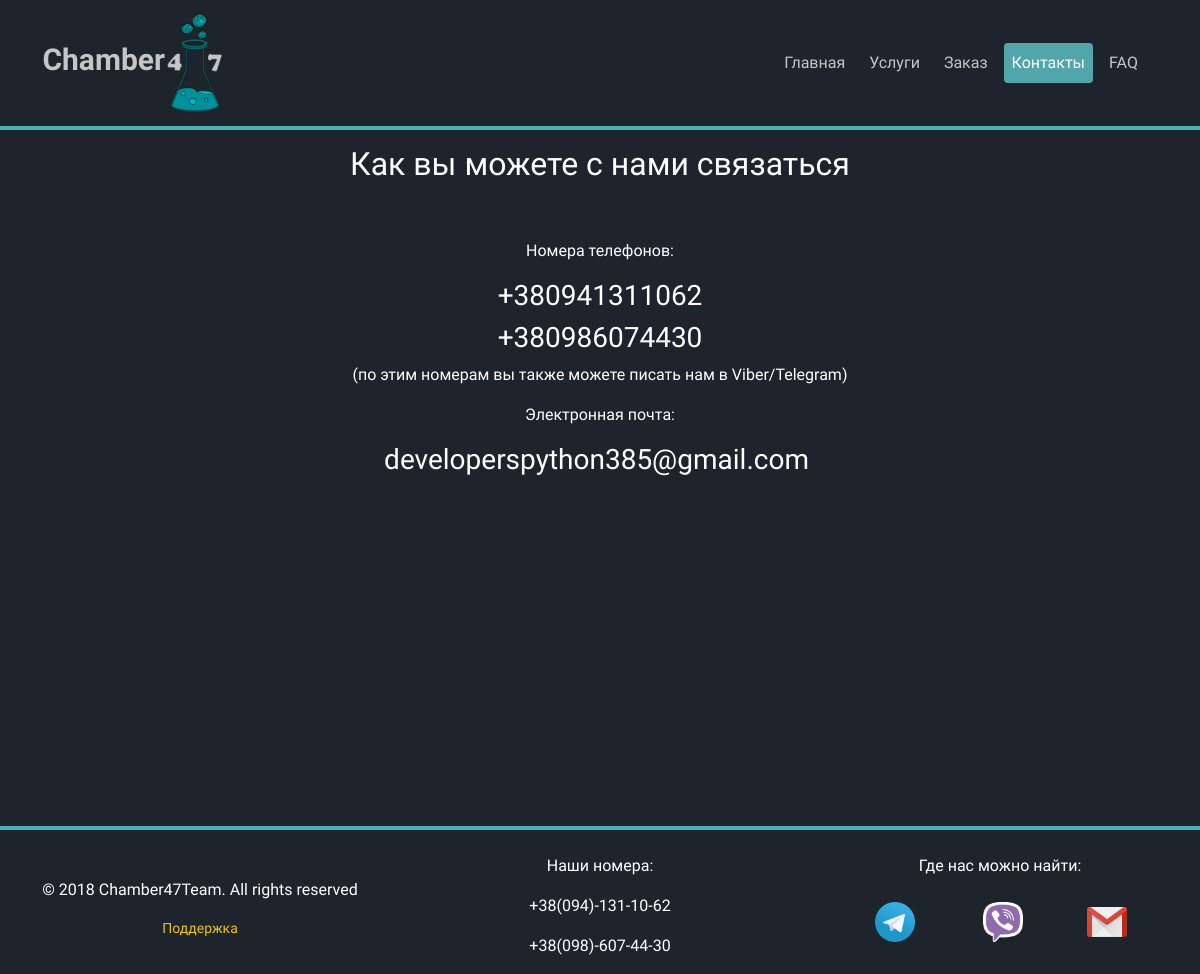
The app's page /main/contacts, older data.
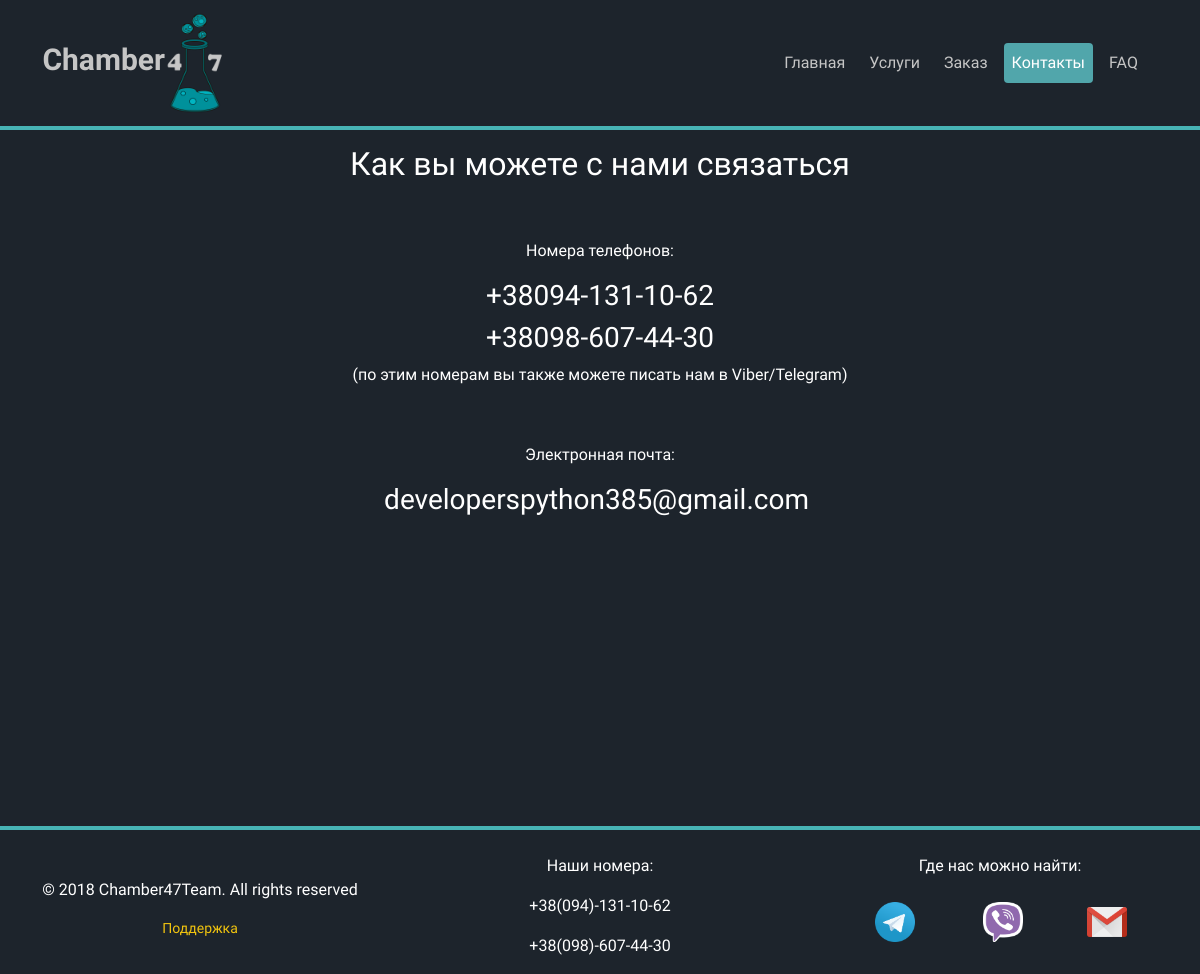
The same page, newer data.
### main_app/models.py (models this page shows, shortened)
class Contact(models.Model):
    class Meta:
        ordering = ['title']
        verbose_name = 'Описание для контактов'
        verbose_name_plural = 'Описание для контактов'
    title = models.CharField(max_length=100, db_index=True, verbose_name='Название')
    description = RichTextUploadingField(blank=True, verbose_name='Описание')

### main_app/views.py (the view)
# urls.py: path('contacts', views.contacts, name='contacts'),
def contacts(request):
    contacts_elements = Contact.objects.all()
    return render(request, 'main_app/contacts.html', {
        'contacts_elements': contacts_elements
    })

### templates/main_app/contacts.html (shortened to what this page needs)
{% extends 'base.html' %}
    {% block main_menu %}
        <li class="nav-item">
            <a class="nav-link" href="{% url 'main_app:index' %}">Главная</a>
        </li>
        <li class="nav-item">
            <a class="nav-link" href="{% url 'main_app:service_list' %}">Услуги</a>
        </li>
        <li class="nav-item">
            <a class="nav-link" href="{% url 'forms_app:order' %}">Заказ</a>
        </li>
        <li class="nav-item active">
            <a class="nav-link" href="{% url 'main_app:contacts' %}">Контакты</a>
        </li>
        <li class="nav-item">
            <a class="nav-link" href="{% url 'main_app:faq' %}">FAQ</a>
        </li>
    {% endblock %}
    {% block content %}
        {% for contact in contacts_elements %}
            <div class="col-12" style="text-align: center">
                <h2>{{ contact.title }}</h2>
                <br>
                <br>
                {% autoescape off %}
                    <div>{{ contact.description }}</div>
                {% endautoescape %}
            </div>
        {% endfor %}
    {% endblock %}

Row changes from the older to the newer data that the page shows:
changed Contact "Как вы можете с нами связаться": description "Номера телефонов: +380941311062 +380986074430 (по этим номерам вы также можете писать нам в Viber/Telegram) Электронная почта: developerspython385@gmail.com" → "Номера телефонов: +38094-131-10-62 +38098-607-44-30 (по этим номерам вы…"
